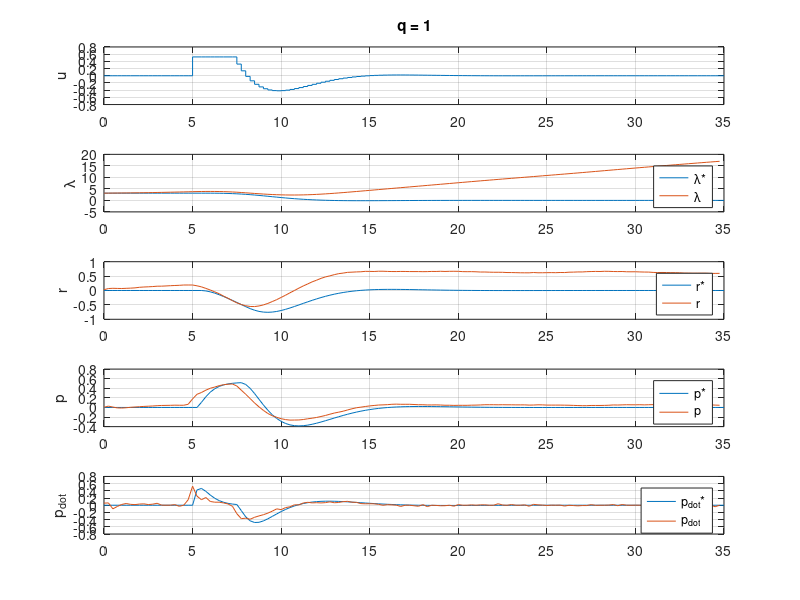

Reproduce this figure in MATLAB.

% load sim data
load("rad/L1_q_1.mat")
sim_data = NaN(6,141);
for i = 1:140
    sim_data(:,i) = ans(2:7,125*i);
end
ts = 0.25;

% load optimal and resample to match sim data
load("optimal/L1_q_1.mat")
travel_opt = x_out(1,:);

t = 0:ts:ts*140;

figure(1)
subplot(511)
stairs(t,u),grid
ylabel('u')
title("q = 1")

subplot(512)
plot(t,x_out(1,:))
hold on
plot(t, sim_data(1,:))
grid
ylabel('\lambda')
legend('\lambda*', '\lambda')
hold off

subplot(513)
plot(t,x_out(2,:))
hold on
plot(t, sim_data(2,:))
grid
ylabel('r')
legend('r*', 'r')
hold off

subplot(514)
plot(t,x_out(3,:))
hold on
plot(t, sim_data(3,:))
grid
ylabel('p')
legend('p*', 'p')
hold off

subplot(515)
plot(t,x_out(4,:))
hold on
plot(t, sim_data(4,:))
grid
ylabel('p_{dot}')
legend('p_{dot}*', 'p_{dot}')
hold off






